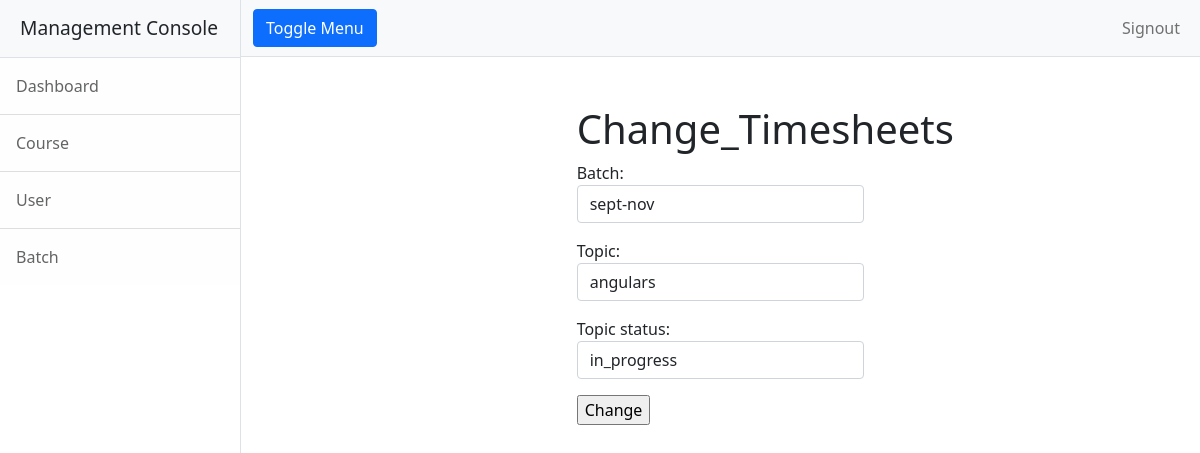
Screenshot of /centerhead/users/timesheet/change/1 with the database file from the repository.
### reporting/models.py (models this page shows, shortened)
class Timesheet(models.Model):
    user=models.CharField(max_length=120)
    batch=models.ForeignKey(Batch,on_delete=models.CASCADE)
    topic=models.CharField(max_length=120)
    date=models.DateField(auto_now_add=True)
    verified=models.BooleanField(default=False)
    options=(("in_progress","in_progress"),("completed","completed"))
    topic_status=models.CharField(max_length=120,choices=options,default="in_progress")

### reporting/views.py (the view)
# urls.py: path("users/timesheet/change/<pk>",views.ChangeUserTimesheetsList.as_view(),name="changeusertimesheet"),
class ChangeUserTimesheetsList(UpdateView):
    model = Timesheet
    template_name = "reporting/user_timesheet_change.html"
    form_class = forms.TimesheetForm
    success_url = reverse_lazy("usertimesheetlist")

### reporting/forms.py
class TimesheetForm(forms.ModelForm):
    class Meta:
        model = Timesheet
        fields=["batch","topic","topic_status"]
        widgets={
            "batch":forms.Select(attrs={"class":"form-control"}),
            "topic":forms.TextInput(attrs={"class":"form-control"}),
            "topic_status":forms.Select(attrs={"class":"form-control"})
        }

### reporting/models.py (called while the page is built)
    def __str__(self):
        return self.batch_name

### reporting/templates/reporting/user_timesheet_change.html (shortened to what this page needs)
<!DOCTYPE html>
{%extends 'reporting/base.html' %}
{%block body_block%}
<div class="container">
    <div class="row">
        <div class="col-4"></div>
        <div class="col-4 mt-5">
            <h1>Change_Timesheets</h1>
            <form action="" method="post">
                {{form.as_p}}
                <input type="submit" value="Change">
            </form>
        </div>
        <div class="col-4"></div>
    </div></div>
{%endblock%}

### rows the page displays
Timesheet: batch "sept-nov", topic "angulars", topic_status "in_progress"
